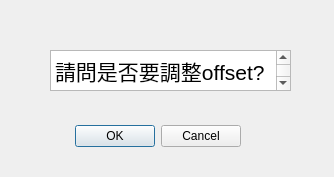
<?xml version="1.0" encoding="UTF-8"?>
<ui version="4.0">
 <class>Dialog</class>
 <widget class="QDialog" name="Dialog">
  <property name="geometry">
   <rect>
    <x>0</x>
    <y>0</y>
    <width>334</width>
    <height>177</height>
   </rect>
  </property>
  <property name="windowTitle">
   <string>Dialog</string>
  </property>
  <widget class="QDialogButtonBox" name="AskOffsetButton">
   <property name="geometry">
    <rect>
     <x>-100</x>
     <y>120</y>
     <width>341</width>
     <height>32</height>
    </rect>
   </property>
   <property name="orientation">
    <enum>Qt::Orientation::Horizontal</enum>
   </property>
   <property name="standardButtons">
    <set>QDialogButtonBox::StandardButton::Cancel|QDialogButtonBox::StandardButton::Ok</set>
   </property>
  </widget>
  <widget class="QTextEdit" name="textEdit">
   <property name="geometry">
    <rect>
     <x>50</x>
     <y>50</y>
     <width>241</width>
     <height>41</height>
    </rect>
   </property>
   <property name="html">
    <string>&lt;!DOCTYPE HTML PUBLIC &quot;-//W3C//DTD HTML 4.0//EN&quot; &quot;http://www.w3.org/TR/REC-html40/strict.dtd&quot;&gt;
&lt;html&gt;&lt;head&gt;&lt;meta name=&quot;qrichtext&quot; content=&quot;1&quot; /&gt;&lt;meta charset=&quot;utf-8&quot; /&gt;&lt;style type=&quot;text/css&quot;&gt;
p, li { white-space: pre-wrap; }
hr { height: 1px; border-width: 0; }
li.unchecked::marker { content: &quot;\2610&quot;; }
li.checked::marker { content: &quot;\2612&quot;; }
&lt;/style&gt;&lt;/head&gt;&lt;body style=&quot; font-family:'Microsoft JhengHei UI'; font-size:9pt; font-weight:400; font-style:normal;&quot;&gt;
&lt;p style=&quot; margin-top:0px; margin-bottom:0px; margin-left:0px; margin-right:0px; -qt-block-indent:0; text-indent:0px;&quot;&gt;&lt;span style=&quot; font-size:16pt;&quot;&gt;請問是否要調整offset?&lt;/span&gt;&lt;/p&gt;
&lt;p style=&quot;-qt-paragraph-type:empty; margin-top:0px; margin-bottom:0px; margin-left:0px; margin-right:0px; -qt-block-indent:0; text-indent:0px; font-size:16pt;&quot;&gt;&lt;br /&gt;&lt;/p&gt;&lt;/body&gt;&lt;/html&gt;</string>
   </property>
  </widget>
 </widget>
 <resources/>
 <connections>
  <connection>
   <sender>AskOffsetButton</sender>
   <signal>accepted()</signal>
   <receiver>Dialog</receiver>
   <slot>accept()</slot>
   <hints>
    <hint type="sourcelabel">
     <x>248</x>
     <y>254</y>
    </hint>
    <hint type="destinationlabel">
     <x>157</x>
     <y>274</y>
    </hint>
   </hints>
  </connection>
  <connection>
   <sender>AskOffsetButton</sender>
   <signal>rejected()</signal>
   <receiver>Dialog</receiver>
   <slot>reject()</slot>
   <hints>
    <hint type="sourcelabel">
     <x>316</x>
     <y>260</y>
    </hint>
    <hint type="destinationlabel">
     <x>286</x>
     <y>274</y>
    </hint>
   </hints>
  </connection>
 </connections>
</ui>
